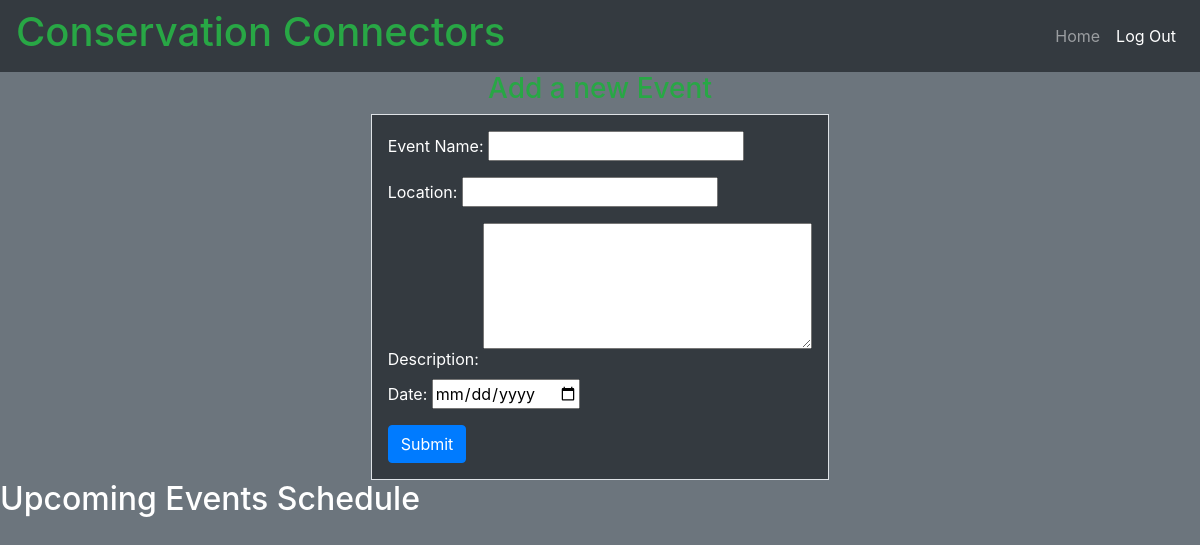
The app's page /conserve/events, older data.
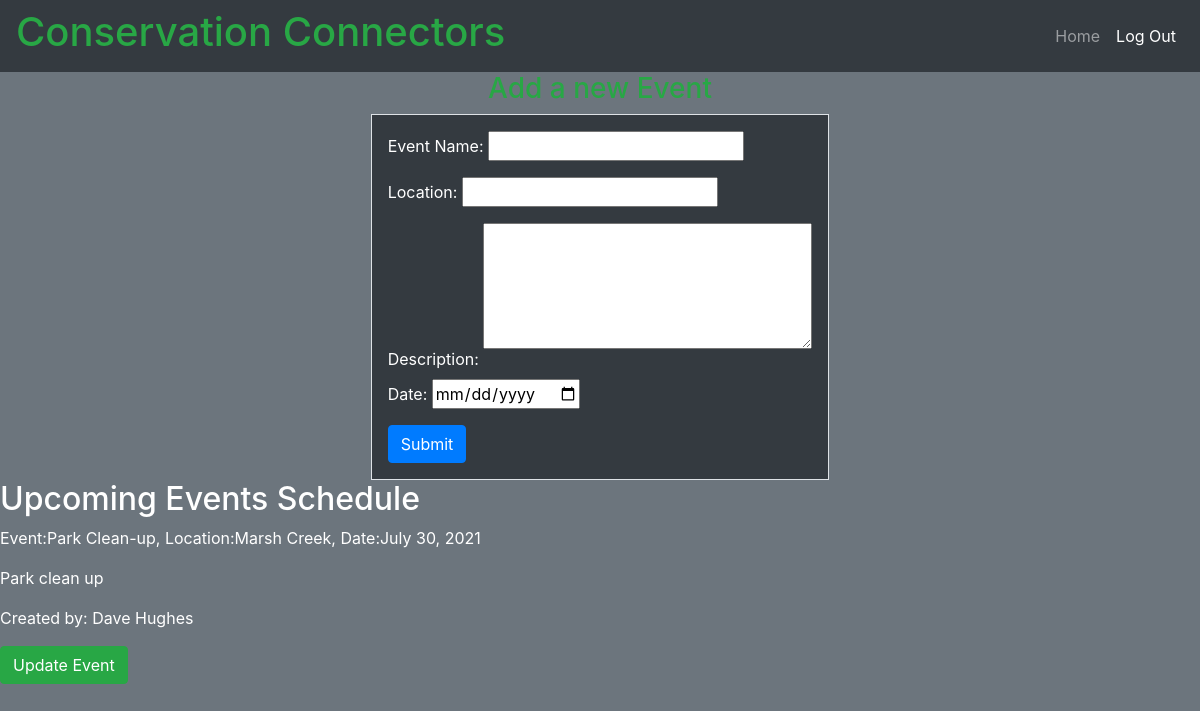
The same page, newer data.
### conserve_app/models.py (models this page shows)
class Event(models.Model):
    name = models.CharField(max_length=100)
    location = models.CharField(max_length=100)
    description = models.CharField(max_length=500)
    date = models.DateField()
    user=models.ForeignKey('login_app.User', related_name='events', on_delete=models.CASCADE)
    created_at= models.DateTimeField(auto_now_add=True)
    updated_at = models.DateTimeField(auto_now=True)
    objects= EventManager()

### login_app/models.py (models this page shows)
class User(models.Model):
    first_name=models.CharField(max_length=45)
    last_name=models.CharField(max_length=45)
    email=models.CharField(max_length=45)
    password= models.CharField(max_length=65)
    created_at=models.DateTimeField(auto_now_add=True)
    updated_at=models.DateTimeField(auto_now=True)
    objects=UserManager()

### conserve_app/views.py (the view)
# urls.py: path('events', views.events),
def events(request):
    context = {
        'events': Event.objects.all()
    }
    return render(request, 'events.html', context)

### conserve_app/templates/events.html (shortened to what this page needs)
<!DOCTYPE html>
<html lang="en">
<head>
    <link rel="stylesheet" href="https://maxcdn.bootstrapcdn.com/bootstrap/4.5.2/css/bootstrap.min.css">
    {% load static %}
    <link rel="stylesheet" href="{% static 'style.css' %}">
</head>
<body class="bg-secondary">
    <div class="navbar navbar-expand-sm bg-dark navbar-dark justify-content-between">
        <h1 class="text-success">Conservation Connectors</h1>
        <ul class="navbar-nav">
            <li class="nav-item"><a class="nav-link" href="/dash">Home</a></li>
            <li class="nav-item active"><a class="nav-link" href="/logout">Log Out</a></li>
        </ul>
    </div>
    <div >
        <h3 class="d-flex justify-content-center text-success">Add a new Event</h3>
        <div class="d-flex justify-content-center">
            <form action="/conserve/new_event" class="border p-3 text-white bg-dark " method="POST">
                <div>
                    <label for="name">Event Name:</label>
                    <input type="text" class="form-group" name="name" id="name">
                </div>
                <div>
                    <label for="location">Location:</label>
                    <input type="text" class="form-group" name="location" id="location">
                </div>
                <div>
                    <label for="description">Description:</label>
                    <textarea name="description" class="form-group" id="description" cols="30" rows="5"></textarea>
                </div>
                <div>
                    <label for="date">Date:</label>
                    <input type="date" class="form-group" name="date" id="date">
                </div>
                <button class="btn btn-primary">Submit</button>
            </form>
        </div>
    </div>
    <div class="text-white">
        <h2 class="text-white">Upcoming Events Schedule</h2>
        {% for event in events %}
        <p>Event:{{event.name}},  Location:{{event.location}}, Date:{{event.date}}</p>
        <p>{{event.description}}</p>
        <p>Created by: {{event.user.first_name}} {{event.user.last_name}}</p>
        <a class="btn btn-success" href="/conserve/update_event/{{event.id}}">Update Event</a>
        {% endfor %}
    </div>
</body>
</html>

Row changes from the older to the newer data that the page shows:
added Event: name "Park Clean-up", location "Marsh Creek", date "July 30, 2021", description "Park clean up", user.first_name "Dave", user.last_name "Hughes"
